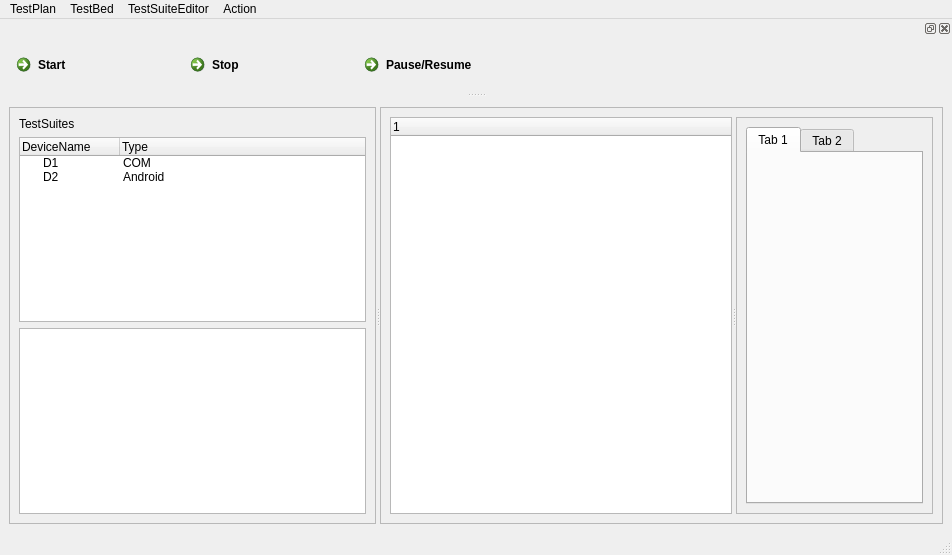
<?xml version="1.0" encoding="UTF-8"?>
<ui version="4.0">
 <class>MainWindow</class>
 <widget class="QMainWindow" name="MainWindow">
  <property name="geometry">
   <rect>
    <x>0</x>
    <y>0</y>
    <width>952</width>
    <height>555</height>
   </rect>
  </property>
  <property name="windowTitle">
   <string>MainWindow</string>
  </property>
  <widget class="QWidget" name="centralwidget">
   <layout class="QVBoxLayout" name="verticalLayout_4">
    <item>
     <widget class="QSplitter" name="splitter">
      <property name="orientation">
       <enum>Qt::Horizontal</enum>
      </property>
      <widget class="QFrame" name="frame">
       <property name="minimumSize">
        <size>
         <width>50</width>
         <height>50</height>
        </size>
       </property>
       <property name="frameShape">
        <enum>QFrame::StyledPanel</enum>
       </property>
       <property name="frameShadow">
        <enum>QFrame::Raised</enum>
       </property>
       <layout class="QVBoxLayout" name="verticalLayout">
        <item>
         <widget class="QLabel" name="label">
          <property name="text">
           <string>TestSuites</string>
          </property>
         </widget>
        </item>
        <item>
         <widget class="QTreeWidget" name="treeDevices">
          <column>
           <property name="text">
            <string notr="true">DeviceName</string>
           </property>
          </column>
          <column>
           <property name="text">
            <string>Type</string>
           </property>
          </column>
          <item>
           <property name="text">
            <string>D1</string>
           </property>
           <property name="text">
            <string>COM</string>
           </property>
          </item>
          <item>
           <property name="text">
            <string>D2</string>
           </property>
           <property name="text">
            <string>Android</string>
           </property>
          </item>
         </widget>
        </item>
        <item>
         <widget class="QTableWidget" name="tbl"/>
        </item>
       </layout>
      </widget>
      <widget class="QFrame" name="frame_2">
       <property name="minimumSize">
        <size>
         <width>50</width>
         <height>50</height>
        </size>
       </property>
       <property name="frameShape">
        <enum>QFrame::StyledPanel</enum>
       </property>
       <property name="frameShadow">
        <enum>QFrame::Raised</enum>
       </property>
       <layout class="QHBoxLayout" name="horizontalLayout">
        <item>
         <widget class="QSplitter" name="splitter_2">
          <property name="orientation">
           <enum>Qt::Horizontal</enum>
          </property>
          <widget class="QTreeWidget" name="treeWidget">
           <column>
            <property name="text">
             <string notr="true">1</string>
            </property>
           </column>
          </widget>
          <widget class="QFrame" name="frame_3">
           <property name="frameShape">
            <enum>QFrame::StyledPanel</enum>
           </property>
           <property name="frameShadow">
            <enum>QFrame::Raised</enum>
           </property>
           <layout class="QVBoxLayout" name="verticalLayout_3">
            <item>
             <widget class="QTabWidget" name="tabWidget">
              <widget class="QWidget" name="tab">
               <attribute name="title">
                <string>Tab 1</string>
               </attribute>
              </widget>
              <widget class="QWidget" name="tab_2">
               <attribute name="title">
                <string>Tab 2</string>
               </attribute>
              </widget>
             </widget>
            </item>
           </layout>
          </widget>
         </widget>
        </item>
       </layout>
      </widget>
     </widget>
    </item>
   </layout>
  </widget>
  <widget class="QMenuBar" name="menubar">
   <property name="geometry">
    <rect>
     <x>0</x>
     <y>0</y>
     <width>952</width>
     <height>21</height>
    </rect>
   </property>
   <widget class="QMenu" name="menuTestPlan">
    <property name="title">
     <string>TestPlan</string>
    </property>
    <addaction name="actionOpen"/>
    <addaction name="actionSave"/>
   </widget>
   <widget class="QMenu" name="menuTestBed">
    <property name="title">
     <string>TestBed</string>
    </property>
    <addaction name="actionOpen_2"/>
    <addaction name="actionSave_2"/>
   </widget>
   <widget class="QMenu" name="menuTestSuiteEditor">
    <property name="title">
     <string>TestSuiteEditor</string>
    </property>
   </widget>
   <widget class="QMenu" name="menuAction">
    <property name="title">
     <string>Action</string>
    </property>
    <addaction name="actionStart"/>
    <addaction name="actionStop"/>
    <addaction name="actionPause_Resume"/>
   </widget>
   <addaction name="menuTestPlan"/>
   <addaction name="menuTestBed"/>
   <addaction name="menuTestSuiteEditor"/>
   <addaction name="menuAction"/>
  </widget>
  <widget class="QStatusBar" name="statusbar"/>
  <widget class="QDockWidget" name="dockWidget_2">
   <attribute name="dockWidgetArea">
    <number>4</number>
   </attribute>
   <widget class="QWidget" name="dockWidgetContents_2">
    <layout class="QHBoxLayout" name="horizontalLayout_4">
     <item>
      <widget class="QCommandLinkButton" name="commandLinkButton">
       <property name="text">
        <string>Start</string>
       </property>
      </widget>
     </item>
     <item>
      <widget class="QCommandLinkButton" name="commandLinkButton_2">
       <property name="text">
        <string>Stop</string>
       </property>
      </widget>
     </item>
     <item>
      <layout class="QHBoxLayout" name="horizontalLayout_3">
       <item>
        <widget class="QCommandLinkButton" name="commandLinkButton_3">
         <property name="text">
          <string>Pause/Resume</string>
         </property>
        </widget>
       </item>
      </layout>
     </item>
     <item>
      <spacer name="horizontalSpacer">
       <property name="orientation">
        <enum>Qt::Horizontal</enum>
       </property>
       <property name="sizeHint" stdset="0">
        <size>
         <width>40</width>
         <height>20</height>
        </size>
       </property>
      </spacer>
     </item>
    </layout>
   </widget>
  </widget>
  <action name="actionOpen">
   <property name="text">
    <string>Open</string>
   </property>
  </action>
  <action name="actionSave">
   <property name="text">
    <string>Save</string>
   </property>
  </action>
  <action name="actionOpen_2">
   <property name="text">
    <string>Open</string>
   </property>
  </action>
  <action name="actionSave_2">
   <property name="text">
    <string>SaveAs</string>
   </property>
  </action>
  <action name="actionStart">
   <property name="text">
    <string>Start</string>
   </property>
  </action>
  <action name="actionStop">
   <property name="text">
    <string>Stop</string>
   </property>
  </action>
  <action name="actionPause_Resume">
   <property name="text">
    <string>Pause/Resume</string>
   </property>
  </action>
 </widget>
 <resources/>
 <connections/>
</ui>
